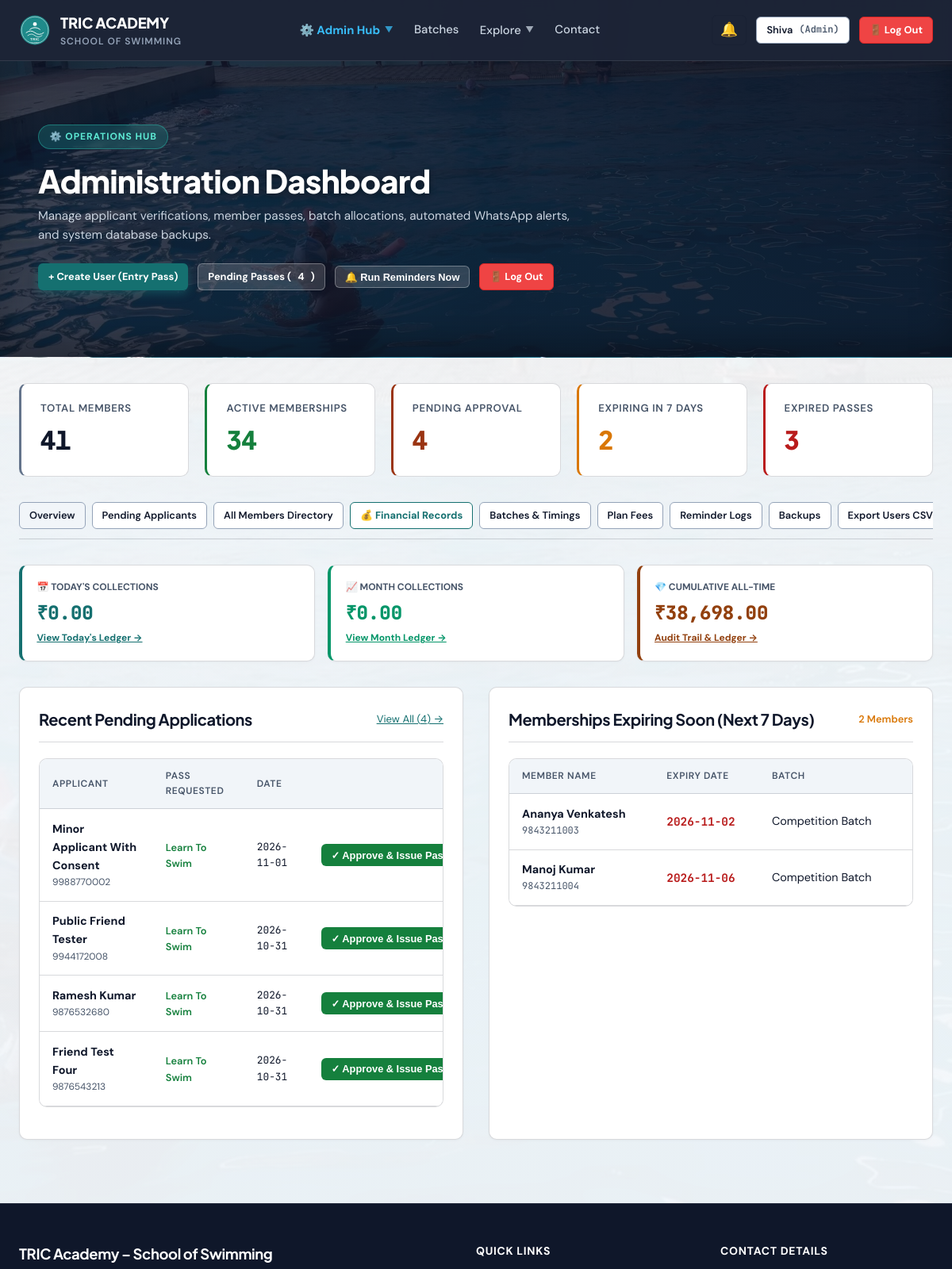
Page /admin (signed in, upper part) on the earlier database version.
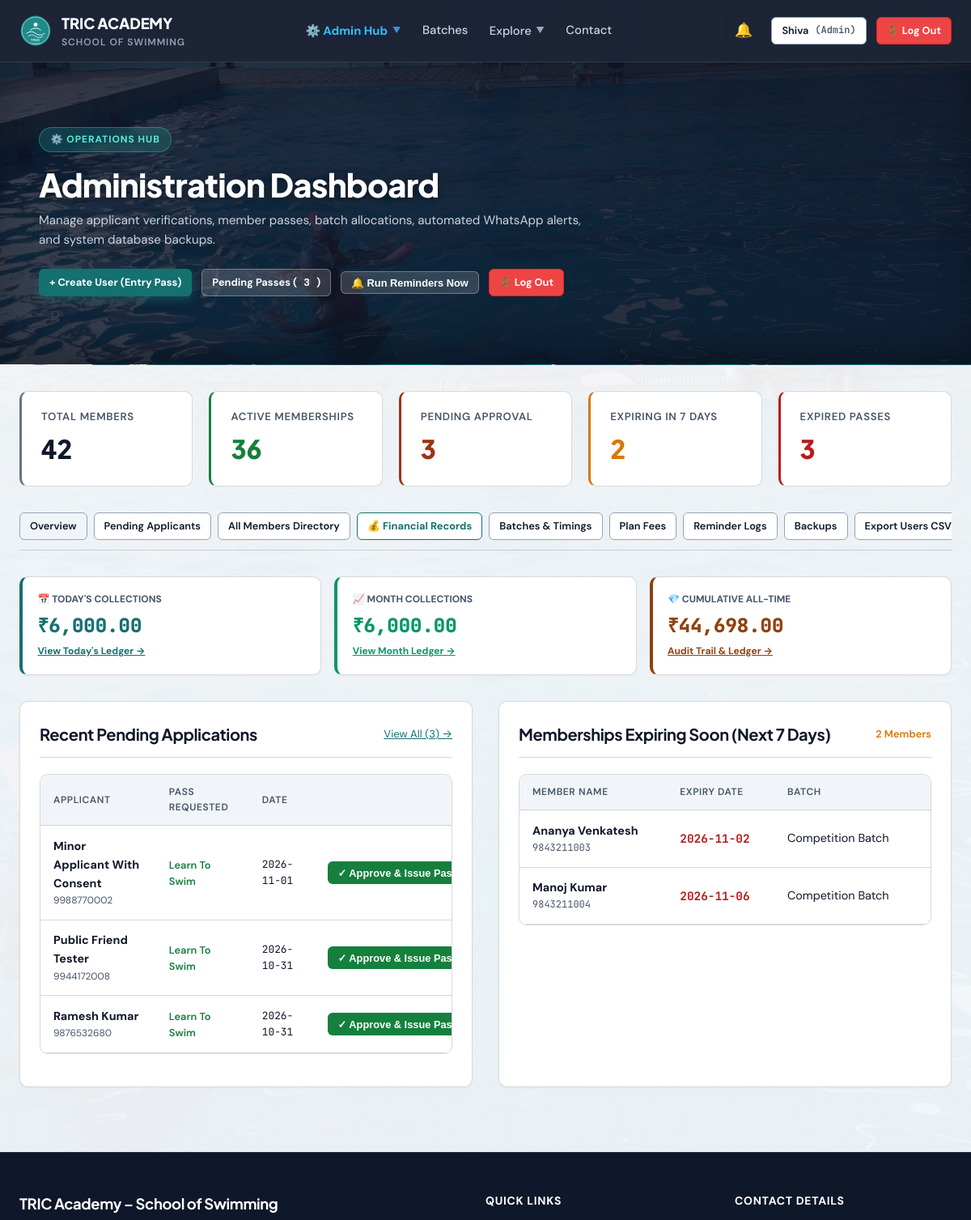
Same page on the later database version.
### tables this page shows
CREATE TABLE "users" (
    id INTEGER PRIMARY KEY AUTOINCREMENT,
    app_no TEXT UNIQUE NOT NULL,
    role TEXT CHECK(role IN ('member', 'coach', 'admin')) NOT NULL DEFAULT 'member',
    status TEXT CHECK(status IN ('pending', 'approved', 'deactivated')) NOT NULL DEFAULT 'pending',
    name TEXT NOT NULL,
    email TEXT NOT NULL,
    phone TEXT NOT NULL,
    password_hash TEXT NOT NULL,
    dob DATE,
    age INTEGER,
    address TEXT,
    pincode TEXT,
    guardian_name TEXT,
    guardian_occupation TEXT,
    experience TEXT,
    pass_type_requested TEXT CHECK(pass_type_requested IN ('learn_to_swim', 'competition')) DEFAULT 'learn_to_swim',
    sponsored INTEGER DEFAULT 0,
    sponsor_cert_filename TEXT,
    photo_filename TEXT,
    health_declared INTEGER DEFAULT 0,
    rules_agreed INTEGER DEFAULT 0,
    signature_name TEXT,
    place TEXT,
    application_date DATE DEFAULT (DATE('now')),
    email_verified INTEGER DEFAULT 0,
    email_token TEXT,
    phone_verified INTEGER DEFAULT 0,
    mock_otp TEXT,
    reset_token TEXT,
    reset_token_expiry DATETIME,
    created_at DATETIME DEFAULT CURRENT_TIMESTAMP,
    rules_confirmed_at DATETIME,
    parent_id INTEGER REFERENCES users(id)
, dpdp_consent INTEGER DEFAULT 0);

CREATE TABLE user_memberships (
    id INTEGER PRIMARY KEY AUTOINCREMENT,
    user_id INTEGER NOT NULL,
    plan_id INTEGER NOT NULL,
    batch_id INTEGER NOT NULL,
    start_date DATE NOT NULL,
    end_date DATE NOT NULL,
    is_active INTEGER DEFAULT 1,
    created_at DATETIME DEFAULT CURRENT_TIMESTAMP,
    FOREIGN KEY (user_id) REFERENCES users(id) ON DELETE CASCADE,
    FOREIGN KEY (plan_id) REFERENCES plans(id),
    FOREIGN KEY (batch_id) REFERENCES batches(id)
);

CREATE TABLE batches (
    id INTEGER PRIMARY KEY AUTOINCREMENT,
    name TEXT NOT NULL,
    timing_desc TEXT NOT NULL,
    coach_name TEXT,
    max_capacity INTEGER DEFAULT 25,
    is_competition INTEGER DEFAULT 0
);

### app.py (the view)
@app.route('/admin')
@role_required(['admin'])
def admin_dashboard():
    db = get_db()
    today = date.today()
    in_7_days = today + timedelta(days=7)
    total_users = db.execute("SELECT COUNT(*) AS c FROM users WHERE role = 'member'").fetchone()['c']
    active_users = db.execute(
        """
        SELECT COUNT(DISTINCT u.id) AS c
        FROM users u
        JOIN user_memberships m ON u.id = m.user_id AND m.is_active = 1
        WHERE u.status = 'approved' AND m.end_date >= ?
        """,
        (today,)
    ).fetchone()['c']
    pending_users = db.execute("SELECT COUNT(*) AS c FROM users WHERE status = 'pending'").fetchone()['c']
    expiring_7d = db.execute(
        """
        SELECT COUNT(DISTINCT u.id) AS c
        FROM users u
        JOIN user_memberships m ON u.id = m.user_id AND m.is_active = 1
        WHERE u.status = 'approved' AND m.end_date BETWEEN ? AND ?
        """,
        (today, in_7_days)
    ).fetchone()['c']
    expired_users = db.execute(
        """
        SELECT COUNT(DISTINCT u.id) AS c
        FROM users u
        JOIN user_memberships m ON u.id = m.user_id AND m.is_active = 1
        WHERE u.status = 'approved' AND m.end_date < ?
        """,
        (today,)
    ).fetchone()['c']
    recent_applicants = db.execute(
        "SELECT * FROM users WHERE status = 'pending' ORDER BY id DESC LIMIT 5"
    ).fetchall()
    expiring_list = db.execute(
        """
        SELECT u.id, u.name, u.phone, u.email, m.end_date, b.name AS batch_name, p.name AS plan_name
        FROM users u
        JOIN user_memberships m ON u.id = m.user_id AND m.is_active = 1
        JOIN batches b ON m.batch_id = b.id
        JOIN plans p ON m.plan_id = p.id
        WHERE u.status = 'approved' AND m.end_date BETWEEN ? AND ?
        ORDER BY m.end_date ASC
        LIMIT 10
        """,
        (today, in_7_days)
    ).fetchall()
    today_str = str(today)
    month_prefix = today.strftime('%Y-%m')
    today_rev = db.execute("SELECT COALESCE(SUM(amount), 0) AS s FROM payments WHERE DATE(payment_date) = ? AND status = 'success'", (today_str,)).fetchone()['s']
    month_rev = db.execute("SELECT COALESCE(SUM(amount), 0) AS s FROM payments WHERE strftime('%Y-%m', payment_date) = ? AND status = 'success'", (month_prefix,)).fetchone()['s']
    total_rev = db.execute("SELECT COALESCE(SUM(amount), 0) AS s FROM payments WHERE status = 'success'").fetchone()['s']
    recent_collections = db.execute(
        """
        SELECT p.*, u.name AS user_name, u.phone, pl.name AS plan_name
        FROM payments p
        JOIN users u ON p.user_id = u.id
        LEFT JOIN plans pl ON p.plan_id = pl.id
        ORDER BY p.payment_date DESC, p.id DESC
        LIMIT 5
        """
    ).fetchall()
    return render_template(
        'admin_dashboard.html',
        total_users=total_users,
        active_users=active_users,
        pending_users=pending_users,
        expiring_7d=expiring_7d,
        expired_users=expired_users,
        recent_applicants=recent_applicants,
        expiring_list=expiring_list,
        today_rev=today_rev,
        month_rev=month_rev,
        total_rev=total_rev,
        recent_collections=recent_collections
    )

### app.py (called while the page is built)
def get_db():
    if 'db' not in g:
        g.db = sqlite3.connect(DATABASE, timeout=30.0, detect_types=sqlite3.PARSE_DECLTYPES)
        g.db.row_factory = sqlite3.Row
        g.db.execute("PRAGMA busy_timeout = 30000")
        g.db.execute("PRAGMA journal_mode = WAL")
        g.db.execute("PRAGMA foreign_keys = ON")
    return g.db

def get_current_user():
    if session.get('logged_out'):
        return None
    uid = session.get('user_id')
    if not uid:
        return None
    db = get_db()
    user = db.execute(
        """
        SELECT u.*,
               m.id AS membership_id, m.plan_id, m.batch_id, m.start_date, m.end_date, m.is_active AS membership_active,
               b.name AS batch_name, b.is_competition,
               p.name AS plan_name, p.fee_amount
        FROM users u
        LEFT JOIN user_memberships m ON u.id = m.user_id AND m.is_active = 1
        LEFT JOIN batches b ON m.batch_id = b.id
        LEFT JOIN plans p ON m.plan_id = p.id
        WHERE u.id = ?
        """,
        (uid,)
    ).fetchone()
    return user

### templates/admin_dashboard.html (shortened to what the changed rows need)
{% extends "base.html" %}
{% block content %}
<div class="page-hero-banner">
  <div class="container" style="max-width: 1200px;">
    <div style="display: flex; justify-content: space-between; align-items: center; flex-wrap: wrap; gap: 1.5rem;">
      <div>
        <h1 style="color: #FFFFFF; margin: 0.25rem 0 0.5rem 0; font-size: clamp(1.8rem, 3.5vw, 2.5rem);">Administration Dashboard</h1>
      </div>
      <div style="display: flex; gap: 0.75rem; flex-wrap: wrap; align-items: center;">
        <a href="{{ url_for('admin_applicants') }}" class="btn btn-secondary btn-sm" style="background: rgba(255,255,255,0.15); border-color: rgba(255,255,255,0.3); color: #FFFFFF; font-weight: 700;">
          Pending Passes (<span id="heroPendingCount">{{ pending_users }}</span>)
        </a>
      </div>
    </div>
  </div>
</div>
<div class="container" style="padding-top: 2rem; padding-bottom: 5rem;">
  <div class="stat-grid">
    <div class="stat-box" style="border-left: 3px solid #64748B;">
      <div class="stat-label">Total Members</div>
      <div class="stat-value font-mono">{{ total_users }}</div>
    </div>
    <div class="stat-box" style="border-left: 3px solid var(--success);">
      <div class="stat-label">Active Memberships</div>
      <div class="stat-value font-mono" style="color: var(--success);">{{ active_users }}</div>
    </div>
    <div class="stat-box" style="border-left: 3px solid var(--warning);">
      <div class="stat-label">Pending Approval</div>
      <div class="stat-value font-mono" id="pendingApprovalStat" style="color: var(--warning);">{{ pending_users }}</div>
    </div>
  </div>
  <div style="display: grid; grid-template-columns: repeat(auto-fit, minmax(210px, 1fr)); gap: 1rem; margin-bottom: 2rem;">
    <div class="card" style="padding: 1.15rem; border-left: 4px solid var(--brand-primary);">
      <div style="font-size: 0.75rem; font-weight: 700; text-transform: uppercase; color: var(--text-muted); margin-bottom: 0.2rem;">
        📅 Today's Collections
      </div>
      <div class="font-mono" style="font-size: 1.5rem; font-weight: 800; color: var(--brand-primary);">
        ₹{{ '{:,.2f}'.format(today_rev) }}
      </div>
      <div style="font-size: 0.75rem; color: var(--text-muted); margin-top: 0.2rem;">
        <a href="{{ url_for('admin_finances', period='today') }}" style="color: var(--brand-primary); font-weight: 700;">View Today's Ledger →</a>
      </div>
    </div>
    <div class="card" style="padding: 1.15rem; border-left: 4px solid #059669;">
      <div style="font-size: 0.75rem; font-weight: 700; text-transform: uppercase; color: var(--text-muted); margin-bottom: 0.2rem;">
        📈 Month Collections
      </div>
      <div class="font-mono" style="font-size: 1.5rem; font-weight: 800; color: #059669;">
        ₹{{ '{:,.2f}'.format(month_rev) }}
      </div>
      <div style="font-size: 0.75rem; color: var(--text-muted); margin-top: 0.2rem;">
        <a href="{{ url_for('admin_finances', period='this_month') }}" style="color: #059669; font-weight: 700;">View Month Ledger →</a>
      </div>
    </div>
    <div class="card" style="padding: 1.15rem; border-left: 4px solid var(--brand-gold);">
      <div style="font-size: 0.75rem; font-weight: 700; text-transform: uppercase; color: var(--text-muted); margin-bottom: 0.2rem;">
        💎 Cumulative All-Time
      </div>
      <div class="font-mono" style="font-size: 1.5rem; font-weight: 800; color: var(--brand-gold);">
        ₹{{ '{:,.2f}'.format(total_rev) }}
      </div>
      <div style="font-size: 0.75rem; color: var(--text-muted); margin-top: 0.2rem;">
        <a href="{{ url_for('admin_finances') }}" style="color: var(--brand-gold); font-weight: 700;">Audit Trail &amp; Ledger →</a>
      </div>
    </div>
  </div>
  <div class="admin-dual-grid">
    <div class="card">
      <div class="card-header">
        <a href="{{ url_for('admin_applicants') }}" style="font-size: 0.825rem; color: var(--brand-primary);">View All (<span id="pendingCountHeader">{{ pending_users }}</span>) →</a>
      </div>
      {% if recent_applicants %}
      <div class="table-container">
        <table class="data-table">
          <thead>
            <tr>
              <th>Applicant</th>
              <th>Pass Requested</th>
              <th>Date</th>
              <th style="text-align: right;">Action</th>
            </tr>
          </thead>
          <tbody>
            {% for a in recent_applicants %}
            <tr>
              <td>
                <div style="font-weight: 700;">{{ a.name }}</div>
                <div style="font-size: 0.75rem; color: var(--text-muted);">{{ a.phone }}</div>
              </td>
              <td>
                <span class="status-badge {{ 'status-competition' if a.pass_type_requested == 'competition' else 'status-active' }}">
                  {{ a.pass_type_requested|replace('_', ' ')|title }}
                </span>
              </td>
              <td class="font-mono" style="font-size: 0.8rem;">{{ a.application_date }}</td>
              <td style="text-align: right; white-space: nowrap;">
                <div style="display: inline-flex; gap: 0.45rem; align-items: center; justify-content: flex-end;">
                  <form action="{{ url_for('admin_quick_approve', user_id=a.id) }}" method="POST" class="quick-approve-form" data-user-id="{{ a.id }}" style="display: inline; margin: 0;">
                    <button type="submit" class="btn btn-primary btn-sm approve-pass-btn" id="approve-btn-{{ a.id }}" style="background-color: var(--success); font-weight: 700;">
                      ✓ Approve &amp; Issue Pass
                    </button>
                  </form>
                </div>
              </td>
            </tr>
            {% endfor %}
          </tbody>
        </table>
      </div>
      {% else %}
      <p style="text-align: center; color: var(--text-muted); padding: 2rem 0; font-size: 0.9rem;">
        No pending applications awaiting review.
      </p>
      {% endif %}
    </div>
    <div class="card">
      {% if expiring_list %}
      <div class="table-container">
        <table class="data-table">
          <thead>
            <tr>
              <th>Member Name</th>
              <th>Expiry Date</th>
              <th>Batch</th>
              <th style="text-align: right;">Expiry Action</th>
            </tr>
          </thead>
          <tbody>
            {% for m in expiring_list %}
            <tr>
              <td>
                <div style="font-weight: 700;">{{ m.name }}</div>
                <div class="font-mono" style="font-size: 0.75rem; color: var(--text-muted);">{{ m.phone }}</div>
              </td>
              <td class="font-mono" style="color: var(--danger); font-weight: 700;">
                {{ m.end_date }}
              </td>
              <td>{{ m.batch_name or 'General' }}</td>
              <td style="text-align: right;">
              </td>
            </tr>
            {% endfor %}
          </tbody>
        </table>
      </div>
      {% else %}
      <p style="text-align: center; color: var(--text-muted); padding: 2rem 0; font-size: 0.9rem;">
        No active memberships expiring within the next 7 days.
      </p>
      {% endif %}
    </div>
  </div>
</div>
{% endblock %}

Differences in the rows shown:
no longer on this page (row edited): users: name "Friend Test Four", phone "9876543213", pass_type_requested "Learn To Swim", application_date "2026-10-31"
Other differences:
{{ pending_users }}: "4" → "3"
{{ total_users }}: "41" → "42"
{{ active_users }}: "34" → "36"
{{ '{:,.2f}'.format(today_rev) }}: "0.00" → "6,000.00"
{{ '{:,.2f}'.format(month_rev) }}: "0.00" → "6,000.00"
{{ '{:,.2f}'.format(total_rev) }}: "38,698.00" → "44,698.00"
